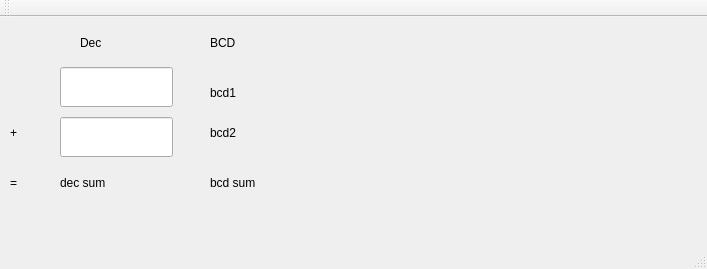
<?xml version="1.0" encoding="UTF-8"?>
<ui version="4.0">
 <class>BCDGUI</class>
 <widget class="QMainWindow" name="BCDGUI">
  <property name="geometry">
   <rect>
    <x>0</x>
    <y>0</y>
    <width>707</width>
    <height>269</height>
   </rect>
  </property>
  <property name="windowTitle">
   <string>BCDGUI</string>
  </property>
  <widget class="QWidget" name="centralWidget">
   <widget class="QLineEdit" name="dec_edit1">
    <property name="geometry">
     <rect>
      <x>60</x>
      <y>50</y>
      <width>113</width>
      <height>40</height>
     </rect>
    </property>
   </widget>
   <widget class="QLineEdit" name="dec_edit2">
    <property name="geometry">
     <rect>
      <x>60</x>
      <y>100</y>
      <width>113</width>
      <height>40</height>
     </rect>
    </property>
   </widget>
   <widget class="QLabel" name="bcd1">
    <property name="geometry">
     <rect>
      <x>210</x>
      <y>60</y>
      <width>481</width>
      <height>32</height>
     </rect>
    </property>
    <property name="text">
     <string>bcd1</string>
    </property>
   </widget>
   <widget class="QLabel" name="bcd2">
    <property name="geometry">
     <rect>
      <x>210</x>
      <y>100</y>
      <width>481</width>
      <height>32</height>
     </rect>
    </property>
    <property name="text">
     <string>bcd2</string>
    </property>
   </widget>
   <widget class="QLabel" name="plus_sign">
    <property name="geometry">
     <rect>
      <x>10</x>
      <y>100</y>
      <width>31</width>
      <height>32</height>
     </rect>
    </property>
    <property name="text">
     <string>+</string>
    </property>
   </widget>
   <widget class="QLabel" name="dec_header">
    <property name="geometry">
     <rect>
      <x>80</x>
      <y>10</y>
      <width>81</width>
      <height>32</height>
     </rect>
    </property>
    <property name="text">
     <string>Dec</string>
    </property>
   </widget>
   <widget class="QLabel" name="bcd_header">
    <property name="geometry">
     <rect>
      <x>210</x>
      <y>10</y>
      <width>119</width>
      <height>32</height>
     </rect>
    </property>
    <property name="text">
     <string>BCD</string>
    </property>
   </widget>
   <widget class="QLabel" name="sum">
    <property name="geometry">
     <rect>
      <x>10</x>
      <y>150</y>
      <width>31</width>
      <height>32</height>
     </rect>
    </property>
    <property name="text">
     <string>=</string>
    </property>
   </widget>
   <widget class="QLabel" name="dec_sum">
    <property name="geometry">
     <rect>
      <x>60</x>
      <y>150</y>
      <width>119</width>
      <height>32</height>
     </rect>
    </property>
    <property name="text">
     <string>dec sum</string>
    </property>
   </widget>
   <widget class="QLabel" name="bcd_sum">
    <property name="geometry">
     <rect>
      <x>210</x>
      <y>150</y>
      <width>491</width>
      <height>32</height>
     </rect>
    </property>
    <property name="text">
     <string>bcd sum</string>
    </property>
   </widget>
  </widget>
  <widget class="QMenuBar" name="menuBar">
   <property name="geometry">
    <rect>
     <x>0</x>
     <y>0</y>
     <width>707</width>
     <height>37</height>
    </rect>
   </property>
  </widget>
  <widget class="QToolBar" name="mainToolBar">
   <attribute name="toolBarArea">
    <enum>TopToolBarArea</enum>
   </attribute>
   <attribute name="toolBarBreak">
    <bool>false</bool>
   </attribute>
  </widget>
  <widget class="QStatusBar" name="statusBar"/>
 </widget>
 <layoutdefault spacing="6" margin="11"/>
 <resources/>
 <connections/>
</ui>
